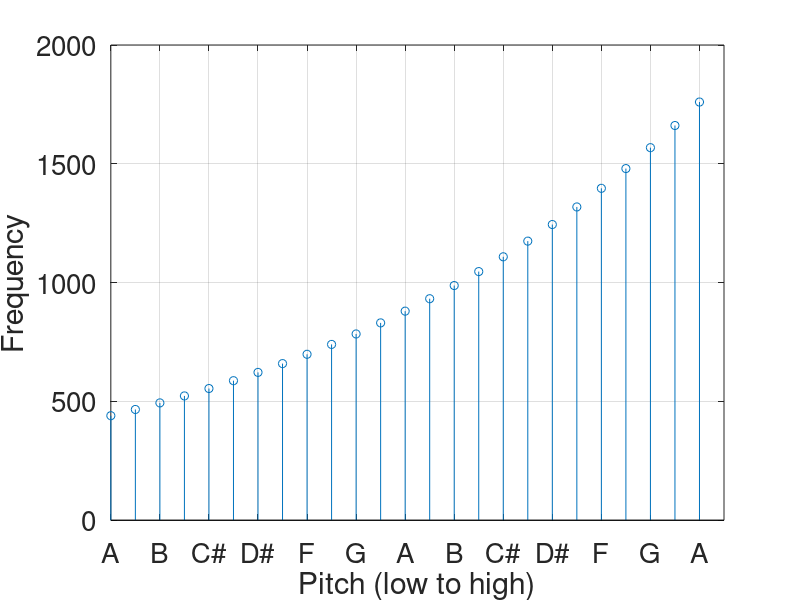

Reproduce this figure in MATLAB.
multiplier = 1.0594631;
noteNumber = 24;
notes = 440*multiplier.^(0:noteNumber)
stem(0:(length(notes)-1),notes);
grid
xlabel("Pitch (low to high)");
ylabel("Frequency");
set(gca,'XTick',0:2:noteNumber, 'fontsize', 20)
set(gca, 'xtickLabel', {
			'A',
			'B',
			'C#',
			'D#'
			'F'
			'G'
})
print -dpng 'Frequency-vs-Pitch.png'
